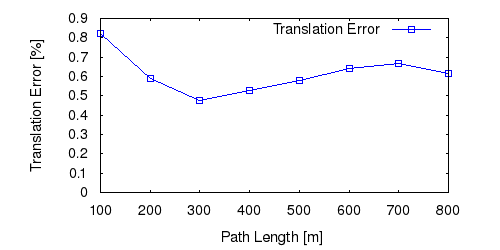

Recreate this plot in gnuplot.
set term postscript eps enhanced color
set output "21_tl.eps"
set size ratio 0.5
set yrange [0:*]
set xlabel "Path Length [m]"
set ylabel "Translation Error [%]"
plot "21_tl.txt" using 1:($2*100) title 'Translation Error' lc rgb "#0000FF" pt 4 w linespoints
